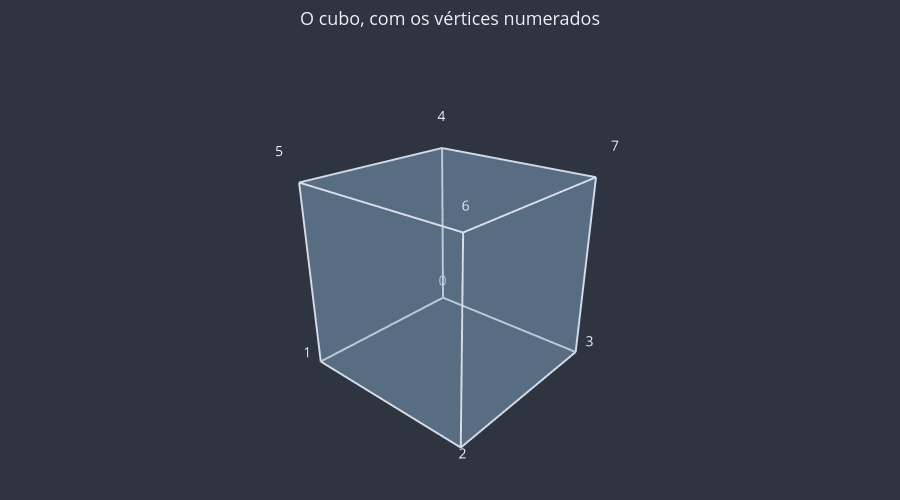

Source (notebook cell):
### Markdown cell above
## 1. Poliedros e poliedros convexos

> 📌 **Definição.** Um **poliedro** é um sólido limitado por um número finito de polígonos (as **faces**), de modo que:
> - cada lado de uma face é lado de **exatamente duas** faces;
> - duas faces com um lado em comum não estão no mesmo plano.

**Elementos**
- **Faces:** os polígonos.
- **Arestas:** os lados das faces (cada aresta é comum a duas faces).
- **Vértices:** os vértices das faces. Em cada vértice há um **ângulo poliédrico** (notebook 06).

Vamos chamar de $V$, $A$ e $F$ os números de vértices, arestas e faces.

> 📌 **Definição.** Um poliedro é **convexo** quando o plano de **cada** face deixa todo o resto do poliedro de um mesmo lado.

Um jeito intuitivo: um poliedro é convexo se ele não tem "buracos" nem "afundamentos". Uma caixa de sapatos é convexa; uma estrela de Natal 3D, não.

**Nomes pelo número de faces:** tetraedro (4), pentaedro (5), hexaedro (6), heptaedro (7), octaedro (8), dodecaedro (12), icosaedro (20).

**Contando com Python.** Vamos guardar um poliedro como uma lista de vértices e uma lista de faces (cada face é uma lista de **números de vértices**). Contar vértices e faces é fácil: é o tamanho de cada lista. As arestas dão mais trabalho, porque cada uma aparece em **duas** faces. A solução é guardá-las num **conjunto** (`set`), que ignora repetições.

### Code cell
def contar_elementos(vertices: list, faces: list) -> tuple[int, int, int]:
    """Conta vértices (V), arestas (A) e faces (F) de um poliedro."""
    arestas = set()
    for face in faces:
        for k in range(len(face)):
            i = face[k]
            j = face[(k + 1) % len(face)]  # o próximo vértice (o último se liga ao primeiro)
            arestas.add(tuple(sorted((i, j))))  # (2, 5) e (5, 2) são a mesma aresta
    return len(vertices), len(arestas), len(faces)


# Exemplo: o cubo. Os vértices são pontos (x, y, z), usados só para desenhar; as
# faces são listas de NÚMEROS de vértices (a posição de cada um na lista).
vertices, faces = u3d.poliedro_de_platao("cubo")
print("As três primeiras faces:", faces[:3])
V, A, F = contar_elementos(vertices, faces)
print(f"Cubo: V = {V}, A = {A}, F = {F}")

# O desenho mostra o número de cada vértice, para você conferir as faces acima.
fig = u3d.criar_figura(titulo="O cubo, com os vértices numerados")
fig = u3d.desenhar_poliedro(
    fig, vertices, faces, opacidade=0.3, rotulos=[str(i) for i in range(V)]
)
u3d.mostrar(fig)

### Figure 1 — Plotly figure (JSON) as saved in the notebook; plotly's stock layout.template omitted (floating-point values rounded to 4 significant figures)
{"data": [{"color": "#81A1C1", "hoverinfo": "skip", "i": [0, 0], "j": [1, 2], "k": [2, 3], "lighting": {"ambient": 1, "diffuse": 0, "fresnel": 0, "specular": 0}, "opacity": 0.3, "type": "mesh3d", "x": [1.0, -1.0, -1.0, 1.0], "y": [-1.0, -1.0, 1.0, 1.0], "z": [-1.0, -1.0, -1.0, -1.0]}, {"color": "#81A1C1", "hoverinfo": "skip", "i": [0, 0], "j": [1, 2], "k": [2, 3], "lighting": {"ambient": 1, "diffuse": 0, "fresnel": 0, "specular": 0}, "opacity": 0.3, "type": "mesh3d", "x": [-1.0, -1.0, 1.0, 1.0], "y": [-1.0, -1.0, -1.0, -1.0], "z": [1.0, -1.0, -1.0, 1.0]}, {"color": "#81A1C1", "hoverinfo": "skip", "i": [0, 0], "j": [1, 2], "k": [2, 3], "lighting": {"ambient": 1, "diffuse": 0, "fresnel": 0, "specular": 0}, "opacity": 0.3, "type": "mesh3d", "x": [-1.0, -1.0, -1.0, -1.0], "y": [1.0, -1.0, -1.0, 1.0], "z": [-1.0, -1.0, 1.0, 1.0]}, {"color": "#81A1C1", "hoverinfo": "skip", "i": [0, 0], "j": [1, 2], "k": [2, 3], "lighting": {"ambient": 1, "diffuse": 0, "fresnel": 0, "specular": 0}, "opacity": 0.3, "type": "mesh3d", "x": [1.0, 1.0, 1.0, 1.0], "y": [-1.0, -1.0, 1.0, 1.0], "z": [1.0, -1.0, -1.0, 1.0]}, {"color": "#81A1C1", "hoverinfo": "skip", "i": [0, 0], "j": [1, 2], "k": [2, 3], "lighting": {"ambient": 1, "diffuse": 0, "fresnel": 0, "specular": 0}, "opacity": 0.3, "type": "mesh3d", "x": [1.0, 1.0, -1.0, -1.0], "y": [1.0, 1.0, 1.0, 1.0], "z": [1.0, -1.0, -1.0, 1.0]}, {"color": "#81A1C1", "hoverinfo": "skip", "i": [0, 0], "j": [1, 2], "k": [2, 3], "lighting": {"ambient": 1, "diffuse": 0, "fresnel": 0, "specular": 0}, "opacity": 0.3, "type": "mesh3d", "x": [-1.0, -1.0, 1.0, 1.0], "y": [1.0, -1.0, -1.0, 1.0], "z": [1.0, 1.0, 1.0, 1.0]}, {"hoverinfo": "skip", "line": {"color": "#D8DEE9", "width": 4}, "mode": "lines", "type": "scatter3d", "x": [-1, 1, null, -1, -1, null, 1, -1, null, 1, 1, null, -1, -1, null, 1, 1, null, -1, 1, null, -1, -1, null, -1, -1, null, 1, 1, null, 1, 1, null, 1, -1, null], "y": [-1, -1, null, -1, 1, null, 1, 1, null, -1, 1, null, -1, -1, null, -1, -1, null, -1, -1, null, -1, 1, null, 1, 1, null, 1, 1, null, -1, 1, null, 1, 1, null], "z": [-1, -1, null, -1, -1, null, -1, -1, null, -1, -1, null, -1, 1, null, -1, 1, null, 1, 1, null, 1, 1, null, -1, 1, null, -1, 1, null, 1, 1, null, 1, 1, null]}, {"hoverinfo": "skip", "mode": "text", "text": ["0"], "textfont": {"color": "#ECEFF4", "size": 14}, "type": "scatter3d", "x": [-1.12], "y": [-1.12], "z": [-1.12]}, {"hoverinfo": "skip", "mode": "text", "text": ["1"], "textfont": {"color": "#ECEFF4", "size": 14}, "type": "scatter3d", "x": [1.12], "y": [-1.12], "z": [-1.12]}, {"hoverinfo": "skip", "mode": "text", "text": ["2"], "textfont": {"color": "#ECEFF4", "size": 14}, "type": "scatter3d", "x": [1.12], "y": [1.12], "z": [-1.12]}, {"hoverinfo": "skip", "mode": "text", "text": ["3"], "textfont": {"color": "#ECEFF4", "size": 14}, "type": "scatter3d", "x": [-1.12], "y": [1.12], "z": [-1.12]}, {"hoverinfo": "skip", "mode": "text", "text": ["4"], "textfont": {"color": "#ECEFF4", "size": 14}, "type": "scatter3d", "x": [-1.12], "y": [-1.12], "z": [1.12]}, {"hoverinfo": "skip", "mode": "text", "text": ["5"], "textfont": {"color": "#ECEFF4", "size": 14}, "type": "scatter3d", "x": [1.12], "y": [-1.12], "z": [1.12]}, {"hoverinfo": "skip", "mode": "text", "text": ["6"], "textfont": {"color": "#ECEFF4", "size": 14}, "type": "scatter3d", "x": [1.12], "y": [1.12], "z": [1.12]}, {"hoverinfo": "skip", "mode": "text", "text": ["7"], "textfont": {"color": "#ECEFF4", "size": 14}, "type": "scatter3d", "x": [-1.12], "y": [1.12], "z": [1.12]}], "layout": {"font": {"color": "#ECEFF4", "size": 13}, "height": 500, "margin": {"b": 0, "l": 0, "r": 0, "t": 50}, "paper_bgcolor": "#2E3440", "plot_bgcolor": "#2E3440", "scene": {"aspectmode": "data", "bgcolor": "#2E3440", "camera": {"eye": {"x": 1.6, "y": 1.4, "z": 1}}, "xaxis": {"visible": false}, "yaxis": {"visible": false}, "zaxis": {"visible": false}}, "showlegend": false, "title": {"text": "O cubo, com os vértices numerados", "x": 0.5}}}
